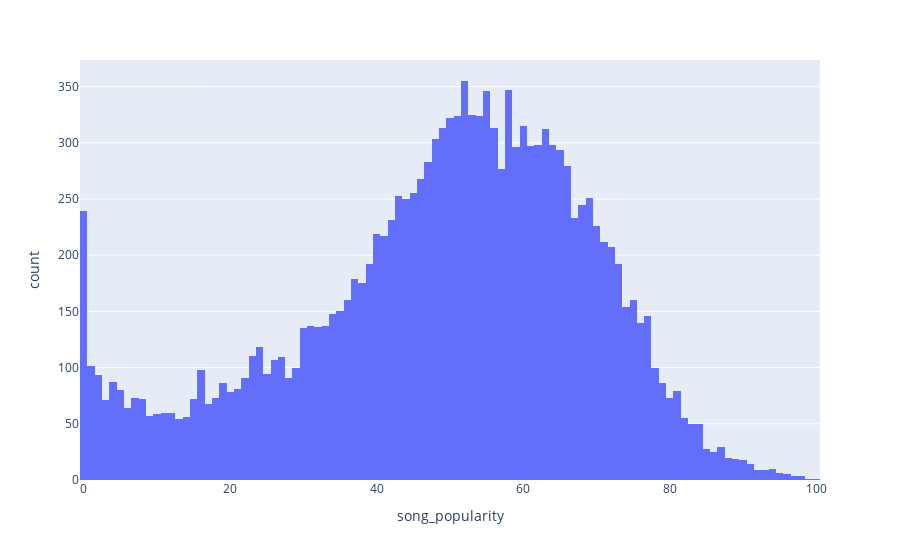

Notebook code for this chart:
### Markdown cell above
### 2.4 Rozkład zmiennej docelowej

### Code cell
px.histogram(songs, x='song_popularity')

### Figure 1 — Plotly figure (JSON) as saved in the notebook; plotly's stock layout.template omitted (floating-point values rounded to 4 significant figures; data arrays with more than 128 entries replaced by an {"elided": "..."} marker saying what was removed)
{"data": [{"alignmentgroup": "True", "bingroup": "x", "hovertemplate": "song_popularity=%{x}<br>count=%{y}<extra></extra>", "legendgroup": "", "marker": {"color": "#636efa"}, "name": "", "offsetgroup": "", "orientation": "v", "showlegend": false, "type": "histogram", "x": {"elided": "14926 int values"}, "xaxis": "x", "yaxis": "y"}], "layout": {"barmode": "relative", "legend": {"tracegroupgap": 0}, "margin": {"t": 60}, "xaxis": {"anchor": "y", "domain": [0, 1], "title": {"text": "song_popularity"}}, "yaxis": {"anchor": "x", "domain": [0, 1], "title": {"text": "count"}}}}
